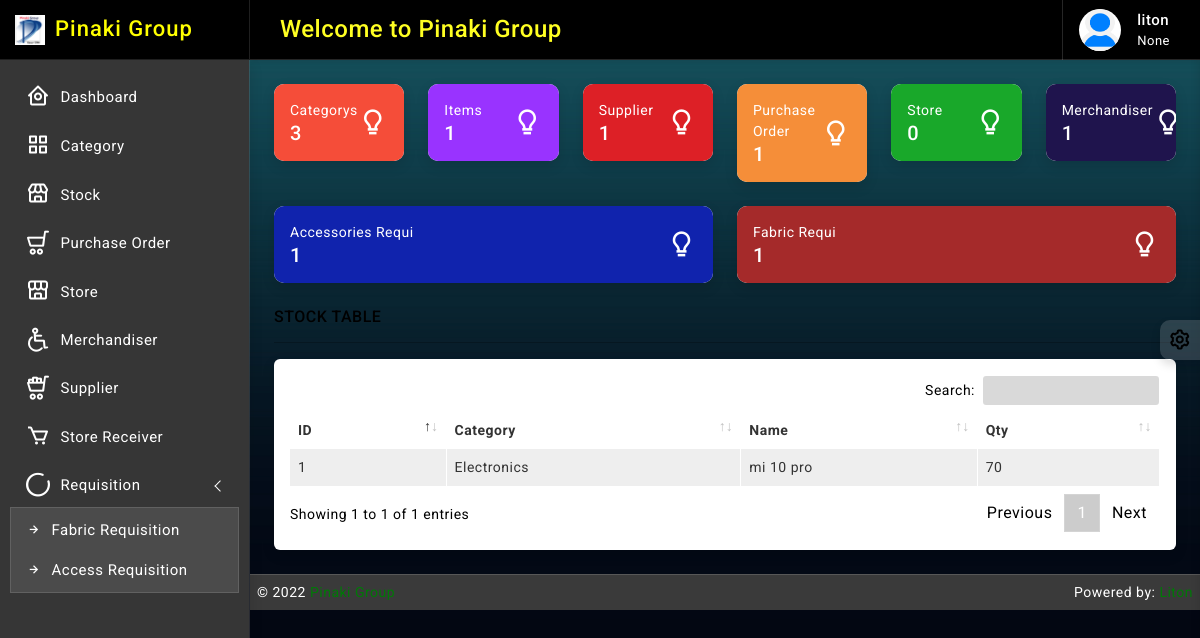
Before: / (signed in) with the older database file.
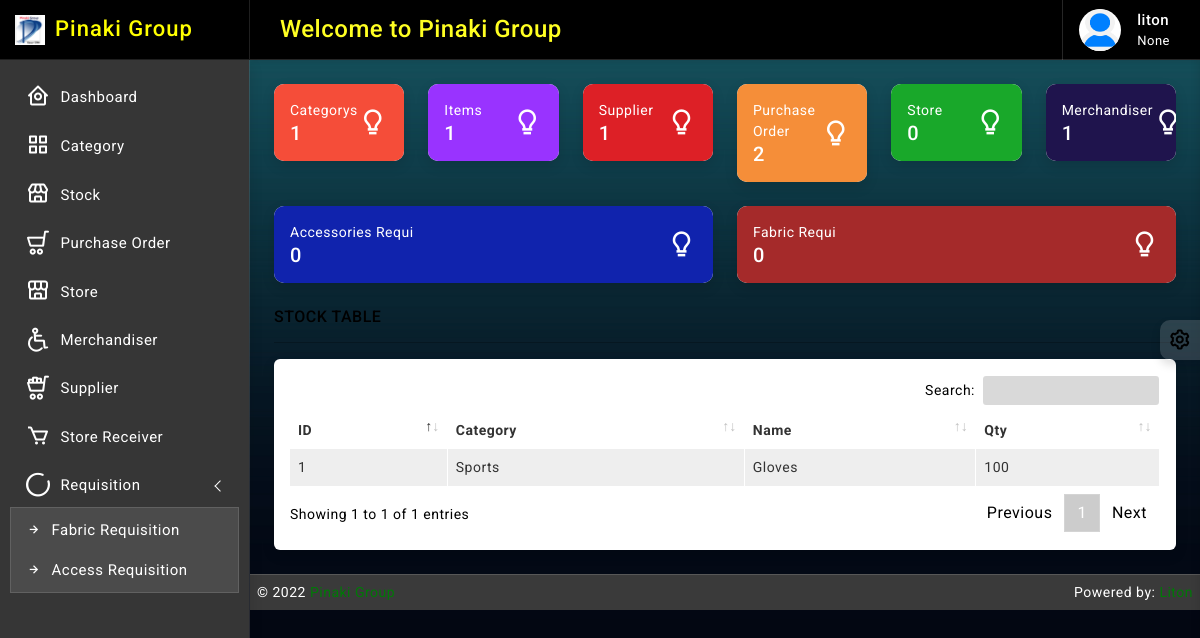
After: the same page with the newer database file.
### stock/models.py (models this page shows, shortened)
class Stock(models.Model):
    id = models.AutoField(primary_key=True)
    category = models.ForeignKey(Category, on_delete=models.CASCADE, blank=False)
    name = models.CharField(max_length=30, unique=True)
    quantity = models.IntegerField(default=1)
    UOM = (
        ('', 'Select'),
        ('kg', 'kg'),
        ('miter', 'miter'),
        ('yard', 'yard'),
        ('pcs', 'pcs'),
        ('pound', 'pound'),
        ('g', 'g'),
        ('gg', 'gg'),
        ('litre', 'litre'),
        ('dg', 'dg'),
        ('1000 pcs', '1000 pcs'),
    )
    uom = models.CharField(max_length=64, null=True, blank=False, choices=UOM)
    is_deleted = models.BooleanField(default=False)
    updated_at = models.DateTimeField(auto_now_add=False, auto_now=True)
    created_at = models.DateTimeField(auto_now_add=True, auto_now=False)

### category/models.py (models this page shows)
class Category(models.Model):
    name = models.CharField(max_length=64, null=True, unique=True, blank=True)
    updated_at = models.DateTimeField(auto_now_add=False, auto_now=True)
    created_at = models.DateTimeField(auto_now_add=True, auto_now=False)
    def __str__(self):
        return self.name

### accounts/decorators.py (the view)
        def wrapper_func(request, *args, **kwargs):
            group = None
            if request.user.groups.exists():
                group = request.user.groups.all()[0].name
            if group in allowed_roles:
                return view_func(request, *args, **kwargs)
            else:
                return render(request, 'accounts/index.html')

### templates/home.html (shortened to what the changed rows need)
{% extends 'base/base.html' %}
{% block body %}
{% load static %}
		<div class="page-wrapper">
			<div class="page-content">
                    <div class="row row-cols-1 row-cols-lg-2 row-cols-xl-6">
                        <div class="col">
                            <div class="card radius-10 overflow-hidden">
                                <div style="background-color: #F54D39" class="card-body">
                                    <div class="d-flex align-items-center">
                                        <div>
                                            <p style="color: #FFFFFF" class="mb-0">Categorys</p>
                                            <h5 style="color: #FFFFFF" class="mb-0">{{name}}</h5>
                                        </div>
                                    </div>
                                </div>
                            </div>
                        </div>
                        <div class="col">
                            <div class="card radius-10 overflow-hidden">
                                <div style="background-color: #F58E39 " class="card-body">
                                    <div class="d-flex align-items-center">
                                        <div>
                                            <p style="color: #FFFFFF" class="mb-0">Purchase Order</p>
                                            <h5 style="color: #FFFFFF" class="mb-0">{{work_order}}</h5>
                                        </div>
                                    </div>
                                </div>
                            </div>
                        </div>
                    </div>
                    <div class="row row-cols-1 row-cols-lg-2 row-cols-xl-12">
                        <div class="col">
                            <div class="card radius-10 overflow-hidden">
                                <div style="background-color: #1023AD" class="card-body">
                                    <div class="d-flex align-items-center">
                                        <div>
                                            <p style="color: #FFFFFF" class="mb-0">Accessories Requi</p>
                                            <h5 style="color: #FFFFFF" class="mb-0">{{supply_qty}}</h5>
                                        </div>
                                    </div>
                                </div>
                            </div>
                        </div>
                        <div class="col">
                            <div class="card radius-10 overflow-hidden">
                                <div style="background-color: #A52A2A" class="card-body">
                                    <div class="d-flex align-items-center">
                                        <div>
                                            <p style="color: #FFFFFF" class="mb-0">Fabric Requi</p>
                                            <h5 style="color: #FFFFFF" class="mb-0">{{floor}}</h5>
                                        </div>
                                    </div>
                                </div>
                            </div>
                        </div>
                    </div>
                    <div class="card">
                        <div class="card-body">
                            <div class="table-responsive">
                                <table id="example2" class="table table-striped table-bordered">
                                    <thead>
                                        <tr>
                                            <th>ID</th>
                                            <th>Category</th>
                                            <th>Name</th>
                                            <th>Qty</th>
                                        </tr>
                                    </thead>
                                    <tbody>
                                        {% for data in stocks %}
                                        <tr>
                                           <td>{{ data.id }}</td>
                                           <td>{{ data.category }}</td>
                                           <td>{{ data.name }}</td>
                                           <td>{{ data.quantity }}</td>
                                        </tr>
                                     {% endfor %}
                                    </tbody>
                                </table>
                            </div>
                        </div>
                    </div>
            </div>
        </div>
{% endblock body %}

Changed rows visible on the page:
changed Stock id 1: category "Electronics" → "Sports"; name "mi 10 pro" → "Gloves"; quantity "70" → "100"
Other visible differences:
{{ name }}: "3" → "1"
{{ work_order }}: "1" → "2"
{{ supply_qty }}: "1" → "0"
{{ floor }}: "1" → "0"
